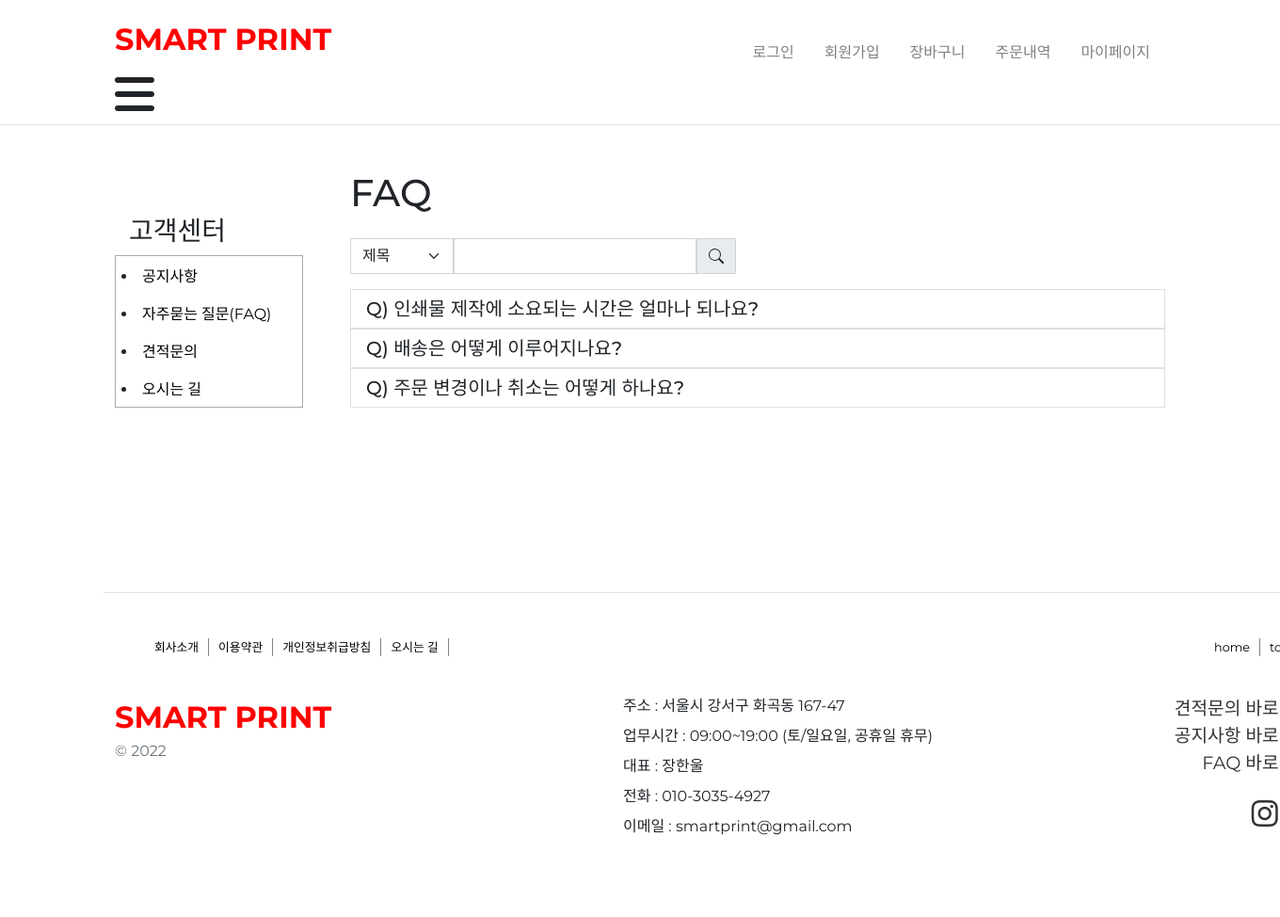
Screenshot of /board/faq/ with the database file from the repository.
### board/models.py (models this page shows)
class FAQ(models.Model):
    title = models.CharField(max_length=100)
    content = models.TextField()
    createdTime = models.DateTimeField(auto_now_add=True)

### board/views.py (the view)
# urls.py: path('faq/', views.faq, name="faq"),
def faq(request):
    q = request.GET.get('q', '')
    searchType = request.GET.get('type', '')
    if q:
        if searchType == 'title':
            faq = FAQ.objects.filter(title__icontains=q).order_by('-createdTime')
    else :
        faq = FAQ.objects.order_by('-createdTime')
    return render(request, 'faq.html', {'posts':faq})

### board/templates/faq.html (shortened to what this page needs)
{% extends 'head.html' %}
{% load static %}
{% block content %}
    <div class="container mt-5 d-flex justify-content-center">
        {% include 'boardSidebar.html' %}
        <div style="width: 80%;">
            <h1 class="mb-4">FAQ</h1>
            <div class="d-flex justify-content-between">
                <form class="d-flex" method="GET" action="{% url 'board:faq' %}">
                    <select class="form-select rounded-0 no-focus-outline" name="type" style="width: 150px;">
                        <option value="title">제목</option>
                    </select>
                    <input type="text" class="form-control rounded-0 no-focus-outline" name="q">
                    <button type="submit" class="input-group-text rounded-0" id="basic-addon1">
                        <svg xmlns="http://www.w3.org/2000/svg" width="16" height="16" fill="currentColor" class="bi bi-search" viewBox="0 0 16 16">
                            <path d="M11.742 10.344a6.5 6.5 0 1 0-1.397 1.398h-.001q.044.06.098.115l3.85 3.85a1 1 0 0 0 1.415-1.414l-3.85-3.85a1 1 0 0 0-.115-.1zM12 6.5a5.5 5.5 0 1 1-11 0 5.5 5.5 0 0 1 11 0"/>
                        </svg>
                    </button>
                </form>
            </div>
            {% for i in posts %}
            <div class="list-group rounded-0" id="{{i.id}}" onclick="openAnswer(this)">
                <div class="list-group-item list-group-item-action">
                    <div class="row">
                        <h5 class="col-7" style="margin:0;">Q) {{i.title}}</h5>
                    </div>
                </div>
            </div>
            {% endfor %}
        </div>
    </div>
{%endblock%}

### static/css/base.css (style rules this page uses)
* { font-family: "Montserrat", sans-serif; font-optical-sizing: auto; font-style: normal; }

### rows the page displays
FAQ: title "인쇄물 제작에 소요되는 시간은 얼마나 되나요?"
FAQ: title "배송은 어떻게 이루어지나요?"
FAQ: title "주문 변경이나 취소는 어떻게 하나요?"
